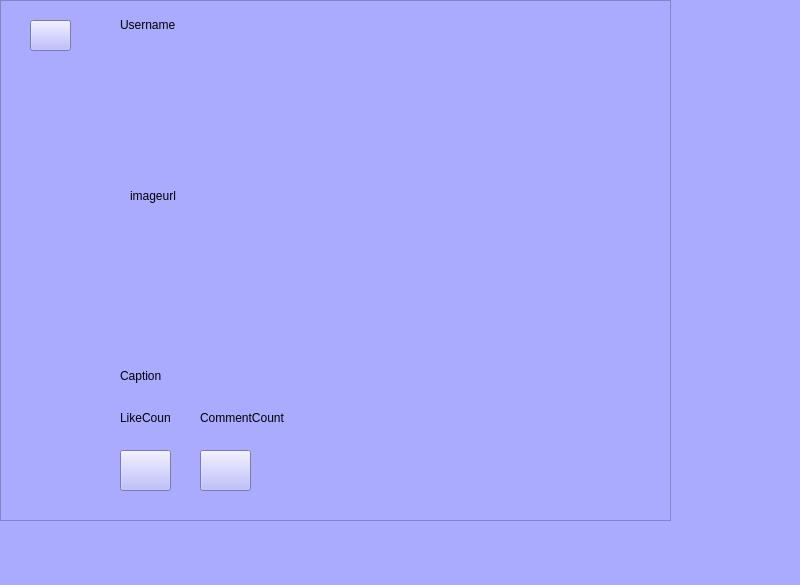
<?xml version="1.0" encoding="UTF-8"?>
<ui version="4.0">
 <class>MainWindow</class>
 <widget class="QMainWindow" name="MainWindow">
  <property name="geometry">
   <rect>
    <x>0</x>
    <y>0</y>
    <width>800</width>
    <height>585</height>
   </rect>
  </property>
  <property name="windowTitle">
   <string>MainWindow</string>
  </property>
  <property name="styleSheet">
   <string notr="true">background-color: rgb(170, 170, 255); color: rgb(0, 0, 0);</string>
  </property>
  <widget class="QWidget" name="centralwidget">
   <widget class="QFrame" name="frame">
    <property name="geometry">
     <rect>
      <x>0</x>
      <y>0</y>
      <width>671</width>
      <height>521</height>
     </rect>
    </property>
    <property name="styleSheet">
     <string notr="true">color: rgb(0, 0, 0);</string>
    </property>
    <property name="frameShape">
     <enum>QFrame::StyledPanel</enum>
    </property>
    <property name="frameShadow">
     <enum>QFrame::Raised</enum>
    </property>
    <widget class="QPushButton" name="pushButton">
     <property name="geometry">
      <rect>
       <x>30</x>
       <y>20</y>
       <width>41</width>
       <height>31</height>
      </rect>
     </property>
     <property name="text">
      <string/>
     </property>
     <property name="icon">
      <iconset>
       <normaloff>ICONS/feather/arrow-left.svg</normaloff>ICONS/feather/arrow-left.svg</iconset>
     </property>
     <property name="iconSize">
      <size>
       <width>24</width>
       <height>24</height>
      </size>
     </property>
    </widget>
    <widget class="QLabel" name="label">
     <property name="geometry">
      <rect>
       <x>130</x>
       <y>60</y>
       <width>401</width>
       <height>271</height>
      </rect>
     </property>
     <property name="styleSheet">
      <string notr="true">color: rgb(0, 0, 0);</string>
     </property>
     <property name="text">
      <string>imageurl</string>
     </property>
    </widget>
    <widget class="QPushButton" name="pushButton_2">
     <property name="geometry">
      <rect>
       <x>120</x>
       <y>450</y>
       <width>51</width>
       <height>41</height>
      </rect>
     </property>
     <property name="text">
      <string/>
     </property>
     <property name="icon">
      <iconset>
       <normaloff>ICONS/feather/heart.svg</normaloff>ICONS/feather/heart.svg</iconset>
     </property>
     <property name="iconSize">
      <size>
       <width>24</width>
       <height>24</height>
      </size>
     </property>
    </widget>
    <widget class="QPushButton" name="pushButton_3">
     <property name="geometry">
      <rect>
       <x>200</x>
       <y>450</y>
       <width>51</width>
       <height>41</height>
      </rect>
     </property>
     <property name="text">
      <string/>
     </property>
     <property name="icon">
      <iconset>
       <normaloff>ICONS/feather/message-circle.svg</normaloff>ICONS/feather/message-circle.svg</iconset>
     </property>
     <property name="iconSize">
      <size>
       <width>24</width>
       <height>24</height>
      </size>
     </property>
    </widget>
    <widget class="QLabel" name="label_2">
     <property name="geometry">
      <rect>
       <x>120</x>
       <y>9</y>
       <width>401</width>
       <height>31</height>
      </rect>
     </property>
     <property name="styleSheet">
      <string notr="true">color: rgb(0, 0, 0);</string>
     </property>
     <property name="text">
      <string>Username</string>
     </property>
    </widget>
    <widget class="QLabel" name="label_3">
     <property name="geometry">
      <rect>
       <x>120</x>
       <y>410</y>
       <width>51</width>
       <height>16</height>
      </rect>
     </property>
     <property name="styleSheet">
      <string notr="true">color: rgb(0, 0, 0);</string>
     </property>
     <property name="text">
      <string>LikeCount</string>
     </property>
    </widget>
    <widget class="QLabel" name="label_4">
     <property name="geometry">
      <rect>
       <x>200</x>
       <y>410</y>
       <width>91</width>
       <height>16</height>
      </rect>
     </property>
     <property name="styleSheet">
      <string notr="true">color: rgb(0, 0, 0);</string>
     </property>
     <property name="text">
      <string>CommentCount</string>
     </property>
    </widget>
    <widget class="QLabel" name="label_5">
     <property name="geometry">
      <rect>
       <x>120</x>
       <y>360</y>
       <width>391</width>
       <height>31</height>
      </rect>
     </property>
     <property name="text">
      <string>Caption</string>
     </property>
    </widget>
   </widget>
  </widget>
  <widget class="QMenuBar" name="menubar">
   <property name="geometry">
    <rect>
     <x>0</x>
     <y>0</y>
     <width>800</width>
     <height>18</height>
    </rect>
   </property>
  </widget>
  <widget class="QStatusBar" name="statusbar"/>
 </widget>
 <resources>
  <include location="ICONS/resources.qrc"/>
 </resources>
 <connections/>
</ui>
